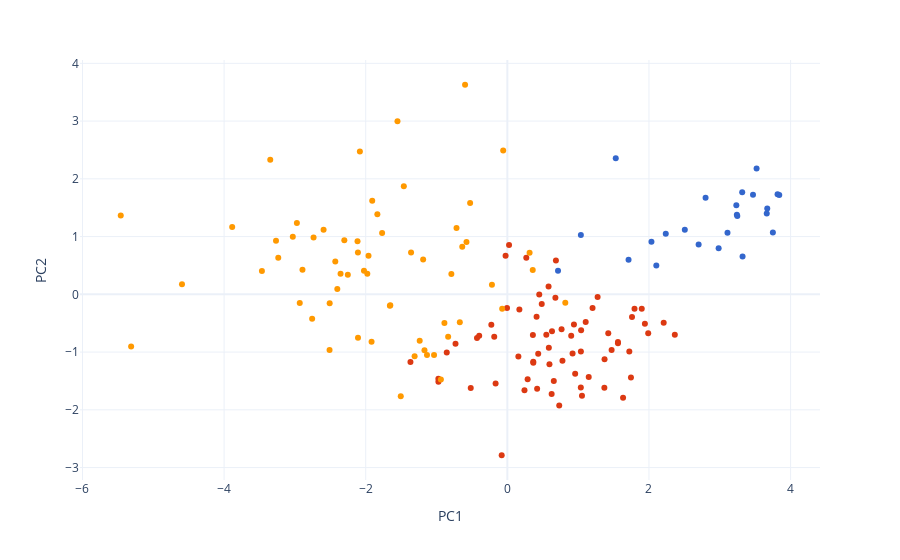

Here is the notebook cell this chart was saved with:
### Markdown cell above
### Clustering

### Code cell
# Standardisation des données
scaler = StandardScaler()
df_standardise = scaler.fit_transform(df_numeric)

# Clustering avec Gaussian Mixture
gmm = GaussianMixture(n_components=n_clusters, random_state=42)  # 3 clusters par exemple
gmm.fit(df_standardise)
labels = gmm.predict(df_standardise)

# Ajout des labels au dataframe
principal_df['cluster'] = labels

# Convertir les clusters en type catégoriel pour légende continue
principal_df["cluster"] = principal_df["cluster"].astype(str)

# Visualisation
fig = px.scatter(
    template='plotly_white',
    data_frame=principal_df, 
    x='PC1', 
    y='PC2', 
    color='cluster', 
    hover_name='Country name',
    color_discrete_sequence=px.colors.qualitative.G10,
)
fig.update_layout(showlegend=False)
fig.show()

### Figure 1 — Plotly figure (JSON) as saved in the notebook; plotly's stock layout.template omitted (floating-point values rounded to 4 significant figures)
{"data": [{"hovertemplate": "<b>%{hovertext}</b><br><br>cluster=2<br>PC1=%{x}<br>PC2=%{y}<extra></extra>", "hovertext": ["Finland", "Denmark", "Switzerland", "Iceland", "Norway", "Netherlands", "Sweden", "New Zealand", "Austria", "Luxembourg", "Canada", "Australia", "United Kingdom", "Ireland", "Germany", "United States", "United Arab Emirates", "Malta", "Singapore", "Uzbekistan", "Bahrain", "Thailand", "Hong Kong S.A.R. of China", "Malaysia"], "legendgroup": "2", "marker": {"color": "#3366CC", "symbol": "circle"}, "mode": "markers", "name": "2", "orientation": "v", "showlegend": true, "type": "scatter", "x": [3.75, 3.84, 3.663, 3.109, 3.816, 3.316, 3.469, 3.52, 2.984, 3.321, 3.241, 3.234, 2.799, 3.247, 2.701, 2.104, 2.237, 2.506, 3.67, 1.531, 1.711, 1.038, 2.035, 0.7155], "xaxis": "x", "y": [1.071, 1.72, 1.4, 1.064, 1.734, 1.768, 1.726, 2.18, 0.7977, 0.6546, 1.38, 1.544, 1.674, 1.358, 0.864, 0.5003, 1.047, 1.118, 1.485, 2.355, 0.5992, 1.028, 0.9091, 0.4075], "yaxis": "y"}, {"hovertemplate": "<b>%{hovertext}</b><br><br>cluster=0<br>PC1=%{x}<br>PC2=%{y}<extra></extra>", "hovertext": ["Israel", "Costa Rica", "Czech Republic", "Belgium", "France", "Mexico", "Taiwan Province of China", "Uruguay", "Saudi Arabia", "Spain", "Guatemala", "Italy", "Brazil", "Slovenia", "El Salvador", "Panama", "Slovakia", "Chile", "Lithuania", "Trinidad and Tobago", "Poland", "Colombia", "Cyprus", "Nicaragua", "Romania", "Kuwait", "Mauritius", "Kazakhstan", "Estonia", "Philippines", "Hungary", "Argentina", "Honduras", "Latvia", "Ecuador", "Portugal", "Jamaica", "South Korea", "Japan", "Peru", "Serbia", "Bolivia", "Paraguay", "Dominican Republic", "Bosnia and Herzegovina", "Moldova", "Tajikistan", "Montenegro", "Russia", "Kyrgyzstan", "Belarus", "North Cyprus", "Greece", "Croatia", "Libya", "Vietnam", "Azerbaijan", "Macedonia", "Turkey", "China", "Bulgaria", "Venezuela", "Algeria", "Lebanon", "Armenia", "Jordan", "Ukraine", "Palestinian Territories"], "legendgroup": "0", "marker": {"color": "#DC3912", "symbol": "circle"}, "mode": "markers", "name": "0", "orientation": "v", "showlegend": true, "type": "scatter", "x": [1.898, 1.942, 1.634, 2.208, 2.365, 1.039, 1.562, 1.796, 1.562, 1.722, 0.582, 1.149, 0.9015, 1.989, 0.4127, 1.373, 1.037, 0.9207, 1.054, 0.9403, 1.472, 0.7781, 1.106, 0.6857, 0.6558, 1.425, 1.203, 1.041, 1.76, 0.4503, 0.7325, 0.9575, 0.2673, 0.6255, 0.6303, 1.37, 0.5857, 0.5944, 1.745, 0.3662, 0.4356, -0.004582, 0.6785, 0.7655, -0.2264, -0.4289, -0.025, 0.1557, 0.2863, 0.02395, 0.3656, 1.274, -0.08013, 0.4205, 0.1696, 0.4855, 0.3606, -0.1853, -0.166, 0.5502, 0.2417, -0.5171, -0.9735, -0.9744, -0.7321, -0.3976, -0.856, -1.368], "xaxis": "x", "y": [-0.2487, -0.508, -1.791, -0.491, -0.6982, -0.9898, -0.8458, -0.2497, -0.8258, -0.9891, 0.1371, -1.433, -0.7162, -0.6747, -0.3896, -1.123, -1.615, -1.024, -1.755, -0.5232, -0.9662, -1.151, -0.4813, 0.5839, -1.501, -0.6742, -0.2379, -0.6219, -0.3907, -0.002684, -1.925, -1.377, 0.6326, -1.725, -0.6393, -1.618, -0.9258, -1.212, -1.441, -1.184, -1.03, -0.2366, -0.06127, -0.6052, -0.5263, -0.757, 0.6694, -1.077, -1.472, 0.8531, -1.17, -0.04542, -2.787, -1.637, -0.2626, -0.1676, -0.7056, -0.7344, -1.546, -0.7014, -1.66, -1.621, -1.514, -1.463, -0.8561, -0.7191, -1.007, -1.173], "yaxis": "y"}, {"hovertemplate": "<b>%{hovertext}</b><br><br>cluster=1<br>PC1=%{x}<br>PC2=%{y}<extra></extra>", "hovertext": ["Kosovo", "Pakistan", "Mongolia", "Indonesia", "Ivory Coast", "Benin", "Maldives", "Congo (Brazzaville)", "Ghana", "Nepal", "Turkmenistan", "Morocco", "Cameroon", "Senegal", "Guinea", "Niger", "Laos", "Albania", "Cambodia", "Bangladesh", "Gabon", "South Africa", "Iraq", "Burkina Faso", "Gambia", "Mali", "Nigeria", "Georgia", "Iran", "Mozambique", "Kenya", "Namibia", "Liberia", "Uganda", "Chad", "Tunisia", "Mauritania", "Sri Lanka", "Congo (Kinshasa)", "Swaziland", "Myanmar", "Comoros", "Togo", "Ethiopia", "Madagascar", "Egypt", "Sierra Leone", "Burundi", "Zambia", "Haiti", "Lesotho", "India", "Malawi", "Yemen", "Botswana", "Tanzania", "Central African Republic", "Rwanda", "Zimbabwe", "South Sudan", "Afghanistan"], "legendgroup": "1", "marker": {"color": "#FF9900", "symbol": "circle"}, "mode": "markers", "name": "1", "orientation": "v", "showlegend": true, "type": "scatter", "x": [0.3139, -1.189, -0.07319, -0.05878, -2.253, -2.737, 0.8181, -1.659, -1.36, -0.718, 0.3584, -1.17, -1.978, -1.653, -2.302, -2.595, -0.5261, -0.6715, -0.5774, -0.637, -0.9391, -0.8361, -1.238, -2.356, -2.083, -2.401, -2.025, -0.8889, -0.7908, -1.836, -1.462, -1.035, -2.43, -2.11, -3.466, -1.505, -2.109, -0.2177, -3.03, -1.918, -0.5974, -2.893, -3.235, -1.961, -2.932, -1.31, -3.267, -3.886, -2.116, -3.348, -2.757, -1.769, -2.972, -2.511, -1.135, -1.908, -5.46, -1.552, -2.509, -4.595, -5.313], "xaxis": "x", "y": [0.7192, 0.6045, -0.2507, 2.491, 0.3374, 0.9853, -0.1465, -0.1971, 0.7227, 1.148, 0.4196, -0.9687, 0.3541, -0.1899, 0.938, 1.118, 1.58, -0.4832, 0.908, 0.8219, -1.474, -0.7332, -0.8052, 0.3582, 2.474, 0.09081, 0.4096, -0.4985, 0.3498, 1.387, 1.87, -1.051, 0.569, 0.7258, 0.4044, -1.764, -0.7536, 0.1659, 0.9989, -0.8211, 3.629, 0.4241, 0.6316, 0.6697, -0.151, -1.072, 0.926, 1.164, 0.92, 2.33, -0.425, 1.06, 1.235, -0.963, -1.052, 1.621, 1.365, 2.997, -0.1549, 0.176, -0.9025], "yaxis": "y"}], "layout": {"legend": {"title": {"text": "cluster"}, "tracegroupgap": 0}, "margin": {"t": 60}, "showlegend": false, "xaxis": {"anchor": "y", "domain": [0, 1], "title": {"text": "PC1"}}, "yaxis": {"anchor": "x", "domain": [0, 1], "title": {"text": "PC2"}}}}
